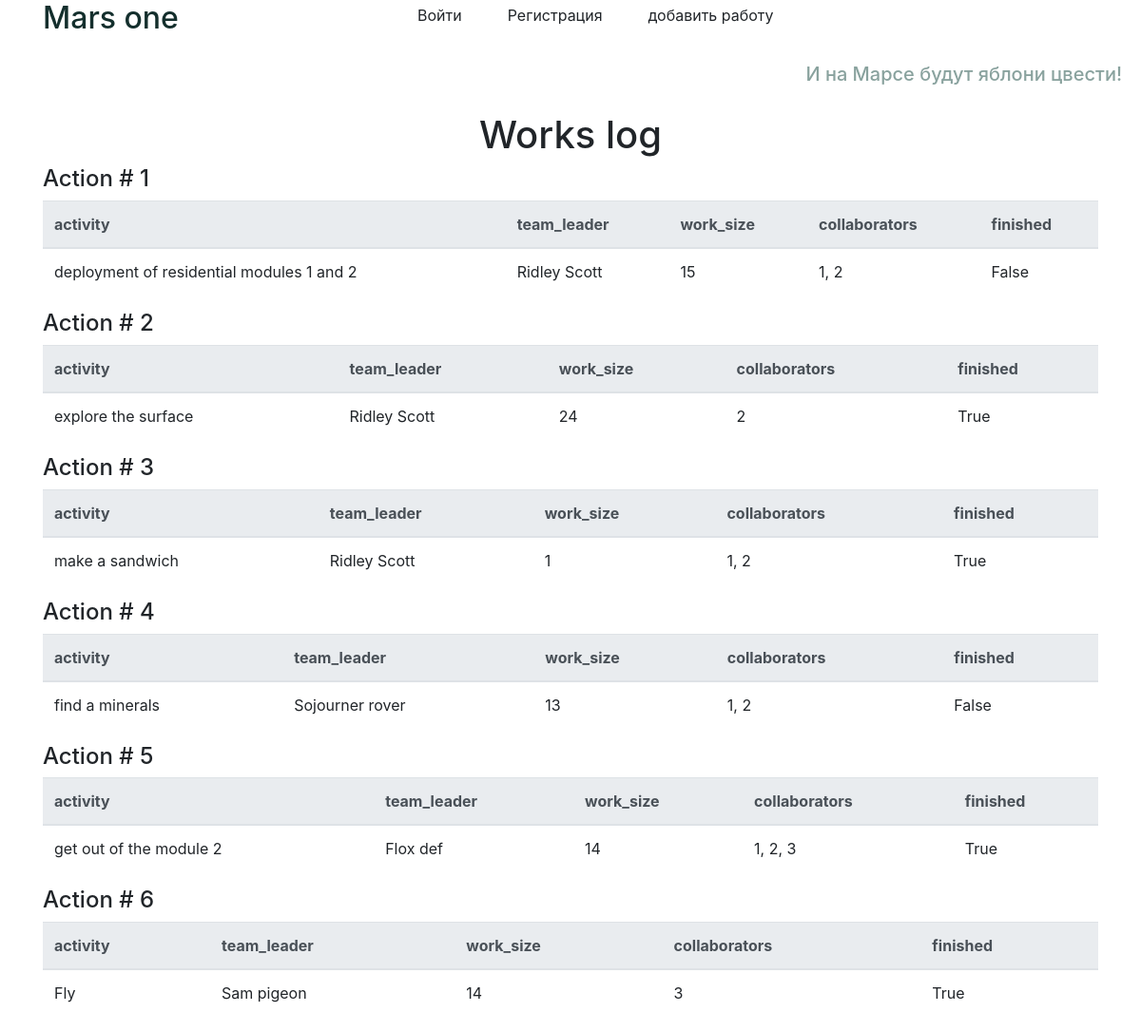
Before: / with the older database file.
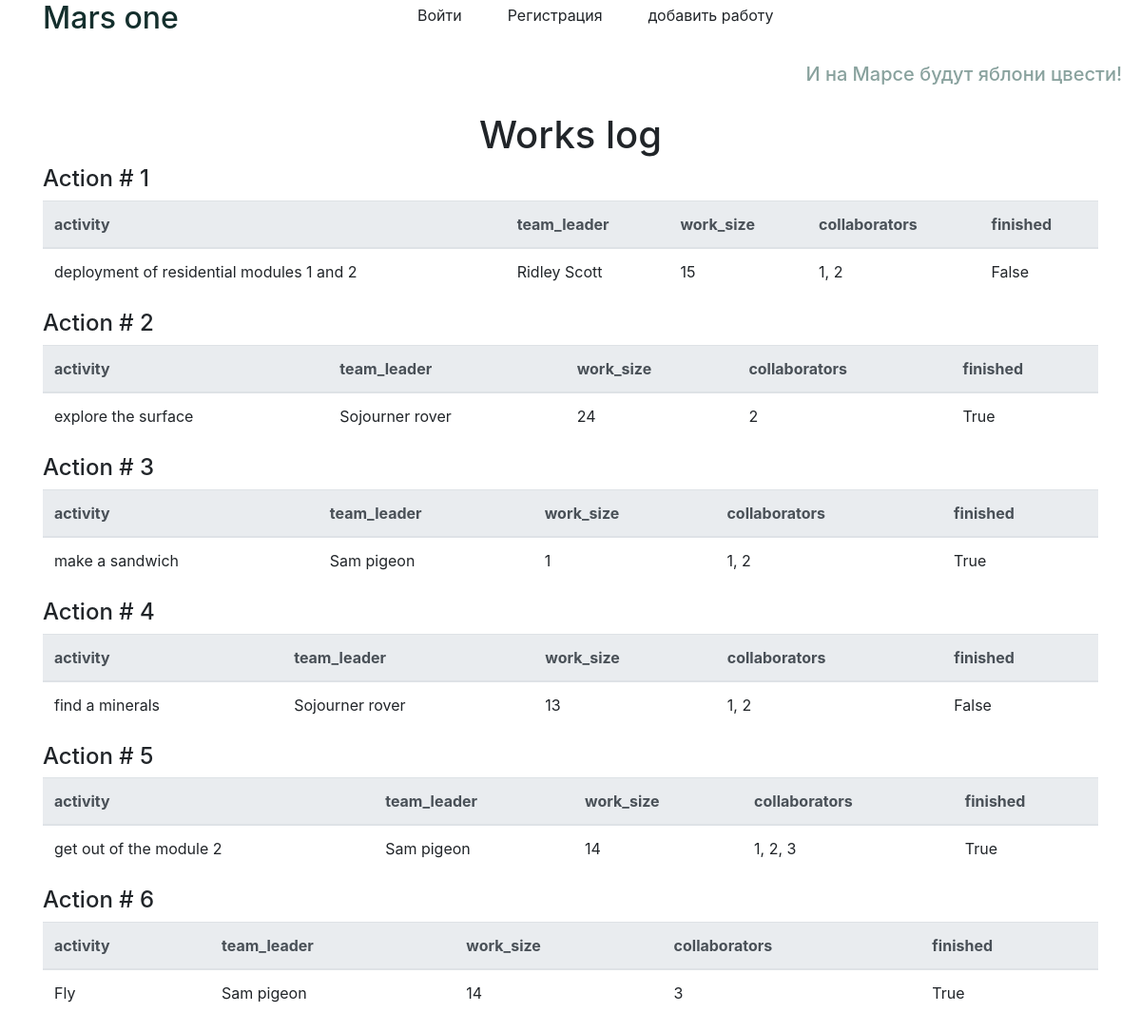
After: the same page with the newer database file.
### data/jobs.py (models this page shows)
class Job(SqlAlchemyBase, SerializerMixin):
    __tablename__ = 'jobs'
    id = sqlalchemy.Column(sqlalchemy.Integer,
                           primary_key=True, autoincrement=True)
    team_leader = sqlalchemy.Column(sqlalchemy.Integer,
                                    sqlalchemy.ForeignKey("users.id"))
    job = sqlalchemy.Column(sqlalchemy.String, nullable=True)
    work_size = sqlalchemy.Column(sqlalchemy.Integer, nullable=True)
    collaborators = sqlalchemy.Column(sqlalchemy.String, nullable=True)
    start_date = sqlalchemy.Column(sqlalchemy.String, nullable=True)
    end_date = sqlalchemy.Column(sqlalchemy.String, nullable=True)
    is_finished = sqlalchemy.Column(sqlalchemy.Boolean, default=False)
    user = orm.relation('User')

### data/users.py (models this page shows, shortened)
class User(SqlAlchemyBase, SerializerMixin, UserMixin):
    __tablename__ = 'users'
    id = sqlalchemy.Column(sqlalchemy.Integer,
                           primary_key=True, autoincrement=True)
    surname = sqlalchemy.Column(sqlalchemy.String, nullable=True)
    name = sqlalchemy.Column(sqlalchemy.String, nullable=True)
    age = sqlalchemy.Column(sqlalchemy.Integer, nullable=True)
    position = sqlalchemy.Column(sqlalchemy.String, nullable=True)
    speciality = sqlalchemy.Column(sqlalchemy.String, nullable=True)
    address = sqlalchemy.Column(sqlalchemy.String, nullable=True)
    email = sqlalchemy.Column(sqlalchemy.String,
                              index=True, unique=True, nullable=True)
    hashed_password = sqlalchemy.Column(sqlalchemy.String, nullable=True)
    modified_date = sqlalchemy.Column(sqlalchemy.DateTime,
                                      default=datetime.datetime.now)
    jobs = orm.relation("Job", back_populates='user')

### main.py (the view)
@app.route("/")
def index():
    session = db_session.create_session()
    jobs = session.query(Job).all()
    return render_template("index.html", jobs=jobs)

### data/db_session.py (called while the page is built)
def create_session() -> Session:
    global __factory
    return __factory()

### templates/index.html (shortened to what this page needs)
{% extends "base.html" %}
{% block content %}
<div class="text text-center"><h1>Works log</h1></div>
{% for job in jobs %}
    <h4>Action # {{ job.id }}</h4>
    <table class="table">
      <thead class="thead-light">
        <tr>
          <th scope="col">activity</th>
          <th scope="col">team_leader</th>
          <th scope="col">work_size</th>
          <th scope="col">collaborators</th>
          <th scope="col">finished</th>
        </tr>
      </thead>
      <tbody>
        <tr>
          <td>{{ job.job }}</td>
          <td>{{ job.user.name }} {{ job.user.surname }}</td>
          <td>{{ job.work_size }}</td>
          <td>{{ job.collaborators }}</td>
          <td>{{ job.is_finished }}</td>
        </tr>
      </tbody>
    </table>
{% endfor %}
{% endblock %}

### templates/base.html (shortened to what this page needs)
<!DOCTYPE html>
<html lang="en">
<head>
    <link rel="stylesheet"
          href="https://maxcdn.bootstrapcdn.com/bootstrap/4.4.1/css/bootstrap.min.css">
    <link rel="stylesheet" type="text/css" href="{{ url_for('static', filename='css/style.css') }}" />
    </head>
    <body>
    <header class="flex-container">
        <div class="container">
            <div class="row no-gutters">
                <div class="col-md-4">
                    <div class="color-text-title"><h2>Mars one</h2></div>
                </div>
                <div class="col-auto">
                    <div class="flex-item">
                        {% if current_user.is_authenticated %}
                            <ul class="nav">
                                <li class="nav-item">
                                    <a class="dropdown-item" href="/logout">Выйти</a>
                                </li>
                                <li class="nav-item">
                                    <a class="dropdown-item" href="/add_job">добавить работу</a>
                                </li>
                                <li class="nav-item">
                                    <a class="dropdown-item" href="/">{{ current_user.name }} {{ current_user.surname }}</a>
                                </li>
                            </ul>
                        {% else %}
                            <ul class="nav">
                                <li class="nav-item">
                                    <a class="dropdown-item" href="/login">Войти</a>
                                </li>
                                <li class="nav-item">
                                    <a class="dropdown-item" href="/register">Регистрация</a>
                                </li>
                                <li class="nav-item">
                                    <a class="dropdown-item" href="/addjob">добавить работу</a>
                                </li>
                           </ul>
                        {% endif %}
                    </div>
                </div>
            </div>
        </div>
    </header>
    <div class="color-text">
        <h5>И на Марсе будут яблони цвести!</h5>
        </div>
    <main role="main" class="container">
        {% block content %}{% endblock %}
    </main>
    </body>
</html>

### static/css/style.css (style rules this page uses)
.color-text { color: #89a29e; text-align: right; padding: 20px; }
.color-text-title { color: #142f2d; }

Changed rows visible on the page:
changed Job "explore the surface": user.name "Ridley" → "Sojourner"; user.surname "Scott" → "rover"
changed through a linked row, Job "make a sandwich": user.name "Ridley" → "Sam"; user.surname "Scott" → "pigeon"
changed Job "get out of the module 2": user.name "Flox" → "Sam"; user.surname "def" → "pigeon"
